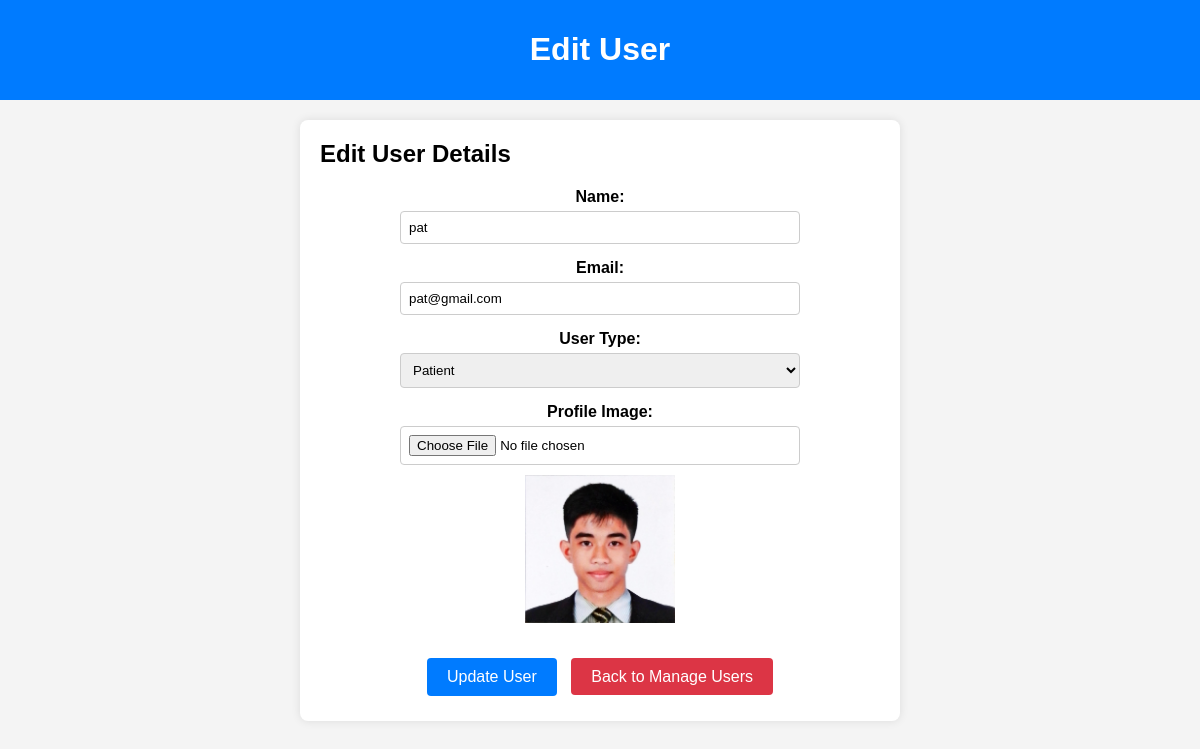
Screenshot of /admin/edit_user.php?id=24 (signed in) with the database file from the repository.
### tables this page shows
CREATE TABLE `users` (
  `id` int(11) NOT NULL,
  `name` varchar(255) NOT NULL,
  `email` varchar(255) NOT NULL,
  `email_verified` tinyint(1) DEFAULT 0,
  `password` varchar(255) NOT NULL,
  `user_type` enum('admin','doctor','patient') NOT NULL,
  `created_at` timestamp NOT NULL DEFAULT current_timestamp(),
  `updated_at` timestamp NOT NULL DEFAULT current_timestamp() ON UPDATE current_timestamp(),
  `image` varchar(255) DEFAULT 'default_images/default.jpg'
);

### admin/edit_user.php (the view, shortened to what this page needs)
<?php
include '../db.php';
if (isset($_GET['id'])) {
    $user_id = $_GET['id'];
    $stmt = $pdo->prepare("SELECT id, name, email, user_type, image FROM users WHERE id = ?");
    $stmt->execute([$user_id]);
    $user = $stmt->fetch();
} else {
    header("Location: manage_users.php?error=No user ID provided");
    exit();
}
?>
<!DOCTYPE html>
<html lang="en">
<head>
</head>
<body>
<div class="navbar">
    <h1>Edit User</h1>
</div>
<div class="container">
    <div class="card">
        <h2>Edit User Details</h2>
        <form action="" method="post" enctype="multipart/form-data">
            <div class="form-group">
                <label for="name">Name:</label>
                <input type="text" id="name" name="name" value="<?php echo htmlspecialchars($user['name']); ?>" required>
            </div>
            <div class="form-group">
                <label for="email">Email:</label>
                <input type="email" id="email" name="email" value="<?php echo htmlspecialchars($user['email']); ?>" required>
            </div>
            <div class="form-group">
                <label for="user_type">User Type:</label>
                <select id="user_type" name="user_type" required>
                    <option value="patient" <?php if ($user['user_type'] == 'patient') echo 'selected'; ?>>Patient</option>
                </select>
            </div>
            <div class="form-group">
                <label for="image">Profile Image:</label>
                <input type="file" id="image" name="image" accept="image/*">
                <?php if ($user['image']): ?>
                    <img src="../uploads/<?php echo htmlspecialchars($user['image']); ?>" alt="Profile Image" class="profile-image">
                <?php endif; ?>
            </div>
            <div class="button-group">
                <button type="submit" class="save-button">Update User</button>
                <a href="manage_users.php" class="cancel-button">Back to Manage Users</a>
            </div>
        </form>
    </div>
</div>
</body>
</html>

### admin/edit_user.php (style rules this page uses)
body { font-family: Arial, sans-serif; background-color: #f4f4f4; margin: 0; padding: 0; }
.navbar { background-color: #007bff; padding: 10px; color: white; text-align: center; }
.container { padding: 20px; max-width: 600px; margin: 0 auto; }
.card { background: #fff; padding: 20px; border-radius: 8px; box-shadow: 0 0 10px rgba(0, 0, 0, 0.1); margin-bottom: 20px; }
.card h2 { margin-top: 0; }
.form-group { margin-bottom: 15px; display: flex; flex-direction: column; align-items: center; }
.form-group label { display: block; margin-bottom: 5px; font-weight: bold; text-align: center; }
.form-group input[type="text"], .form-group input[type="email"], .form-group select, .form-group input[type="file"] { width: 100%; max-width: 400px; padding: 8px; border-radius: 4px; border: 1px solid #ccc; box-sizing: border-box; }
.button-group { text-align: center; margin-top: 20px; }
.button-group button, .button-group a { padding: 10px 20px; margin: 5px; border-radius: 4px; text-decoration: none; color: white; font-size: 16px; cursor: pointer; }
.save-button { background-color: #007bff; border: none; outline: none; }
.cancel-button { background-color: #dc3545; }
.profile-image { display: block; max-width: 150px; margin: 10px auto; }

### rows the page displays
users: name "pat", email "pat@gmail.com", user_type "Patient", image (picture)
